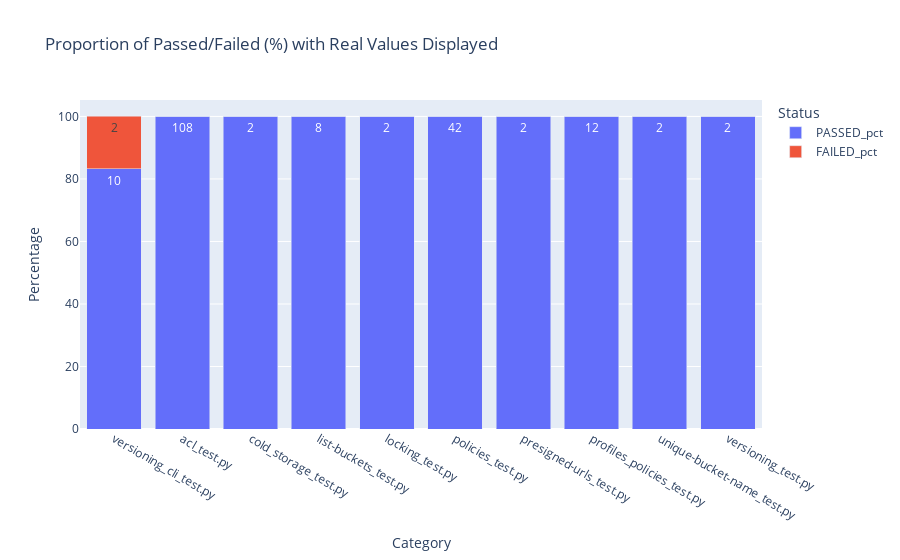

Notebook code for this chart:
### Markdown cell above
### Proportion of Passed/Failed (%) with Real Values Displayed

### Code cell
# Calcular totais e percentuais
status_freq_df['Total'] = status_freq_df['PASSED'] + status_freq_df['FAILED']
status_freq_df['PASSED_pct'] = (status_freq_df['PASSED'] / status_freq_df['Total']) * 100
status_freq_df['FAILED_pct'] = (status_freq_df['FAILED'] / status_freq_df['Total']) * 100

# Transformar dados para formato longo
status_freq_long = status_freq_df.melt(
    id_vars=['category'], 
    value_vars=['PASSED_pct', 'FAILED_pct'], 
    var_name='Status', 
    value_name='Percentage'
)

# Criar coluna com valores reais correspondentes
status_freq_long['Real Value'] = status_freq_long.apply(
    lambda row: status_freq_df.loc[status_freq_df['category'] == row['category'], row['Status'].replace('_pct', '')].values[0], 
    axis=1
)

# Criar gráfico
fig = px.bar(
    status_freq_long, 
    x="category", 
    y="Percentage", 
    color="Status", 
    barmode='stack', 
    title="Proportion of Passed/Failed (%) with Real Values Displayed",
    labels={'Percentage': 'Percentage'},
    text=status_freq_long["Real Value"]  # Exibir valores reais nas barras
)

# Ajustar layout para exibir os valores dentro das barras
fig.update_traces(texttemplate='%{text}', textposition='inside')
fig.update_yaxes(title='Percentage')
fig.update_xaxes(title='Category')

fig.show()

### Figure 1 — Plotly figure (JSON) as saved in the notebook; plotly's stock layout.template omitted (floating-point values rounded to 4 significant figures)
{"data": [{"hovertemplate": "Status=PASSED_pct<br>category=%{x}<br>Percentage=%{y}<br>Real Value=%{text}<extra></extra>", "legendgroup": "PASSED_pct", "marker": {"color": "#636efa", "pattern": {"shape": ""}}, "name": "PASSED_pct", "orientation": "v", "showlegend": true, "text": [10.0, 108.0, 2.0, 8.0, 2.0, 42.0, 2.0, 12.0, 2.0, 2.0], "textposition": "inside", "texttemplate": "%{text}", "type": "bar", "x": ["versioning_cli_test.py", "acl_test.py", "cold_storage_test.py", "list-buckets_test.py", "locking_test.py", "policies_test.py", "presigned-urls_test.py", "profiles_policies_test.py", "unique-bucket-name_test.py", "versioning_test.py"], "xaxis": "x", "y": [83.33, 100.0, 100.0, 100.0, 100.0, 100.0, 100.0, 100.0, 100.0, 100.0], "yaxis": "y"}, {"hovertemplate": "Status=FAILED_pct<br>category=%{x}<br>Percentage=%{y}<br>Real Value=%{text}<extra></extra>", "legendgroup": "FAILED_pct", "marker": {"color": "#EF553B", "pattern": {"shape": ""}}, "name": "FAILED_pct", "orientation": "v", "showlegend": true, "text": [2.0, 0.0, 0.0, 0.0, 0.0, 0.0, 0.0, 0.0, 0.0, 0.0], "textposition": "inside", "texttemplate": "%{text}", "type": "bar", "x": ["versioning_cli_test.py", "acl_test.py", "cold_storage_test.py", "list-buckets_test.py", "locking_test.py", "policies_test.py", "presigned-urls_test.py", "profiles_policies_test.py", "unique-bucket-name_test.py", "versioning_test.py"], "xaxis": "x", "y": [16.67, 0.0, 0.0, 0.0, 0.0, 0.0, 0.0, 0.0, 0.0, 0.0], "yaxis": "y"}], "layout": {"barmode": "stack", "legend": {"title": {"text": "Status"}, "tracegroupgap": 0}, "title": {"text": "Proportion of Passed/Failed (%) with Real Values Displayed"}, "xaxis": {"anchor": "y", "domain": [0, 1], "title": {"text": "Category"}}, "yaxis": {"anchor": "x", "domain": [0, 1], "title": {"text": "Percentage"}}}}
